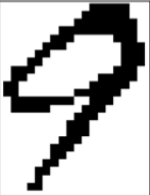
#> input picture Project/image2.png, 150 x 195 px; its folder holds only this picture in this run
$ python -i kmeans.py   (imports and definitions only)
#> lines starting #> are read from the running program, lines starting #| are printed output that depends on the picture
#> further down, picture is the input picture: shape (195, 150, 3); min 0, max 255, mean 186.8
#!/usr/bin/env python3
from importer import Importer
from svm import SVMFeatureExtractor
from base import DescriptorBase
import cv2
import math
import numpy

class KMeansDescriptor(DescriptorBase):
	def __init__(self, data=None):
		"""
		Constructor.

		Parameters:
			data (optional) -- numpy.array of size 64
		"""
		if data is None:
			super(KMeansDescriptor, self).__init__(size=144)
		else:
			assert len(data) == 144
			super(KMeansDescriptor, self).__init__(data)


class KMeansFeatureExtractor:

	def __init__(self):
		pass

	def __str__(self):
		return "KMeansFeatureExtractor"

	def __resize(self):
		self.resized = cv2.resize(self.image, (42, 42))
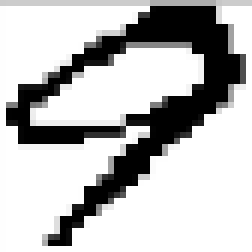
#> self.resized: shape (42, 42, 3) (shown 6 times larger); min 0, max 255, mean 188.6

	def __gradient(self):
		kernelY = numpy.array([0, -1, 0, 0, 0, 0, 0, 1, 0])
		kernelX = numpy.array([0, 0, 0, -1, 0, 1, 0, 0, 0])

		# Compute Y gradient
		self.yGradient = cv2.filter2D(self.resized, -1, kernelY)
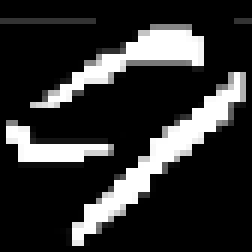
#> self.yGradient: shape (42, 42, 3) (shown 6 times larger); min 0, max 255, mean 48.7
		self.xGradient = cv2.filter2D(self.resized, -1, kernelX)
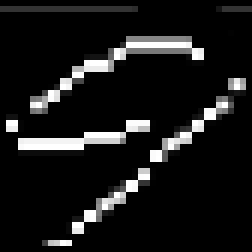
#> self.xGradient: shape (42, 42, 3) (shown 6 times larger); min 0, max 255, mean 24.6

	def __orientation_and_magnitude(self):
		self.o = numpy.zeros((42, 42))
		self.m = numpy.zeros((42, 42))
		for y in range(42):
			for x in range(42):
				# Do not divide by 0
				if (self.yGradient[x][y] == 0):
					continue
				self.m[x][y] = math.sqrt(math.pow(self.xGradient[x][y], 2) + math.pow(self.yGradient[x][y], 2))
				self.o[x][y] = math.atan2(self.yGradient[x][y], self.xGradient[x][y])
#> self.m: shape (42, 42) float64; every value is 0


	def __rad_to_bucket(self, rad):
		if (rad < 0):
			return math.floor((-rad / math.pi) * 2)
		else:
			return 2 + math.floor((rad / math.pi) * 2)

	def __histogram(self, row, col):
		histogram = [0, 0, 0, 0]
		for y in range(col, col+7):
			for x in range(row, row+7):
				bucket = self.__rad_to_bucket(self.o[x][y])
				histogram[bucket] += self.m[x][y]
		return histogram

	def __descriptor(self):
		descriptor = []
		for y in range(0, 42, 7):
			for x in range(0, 42, 7):
				histogram = self.__histogram(x, y)
				descriptor = descriptor + histogram
		return numpy.array(descriptor)


	def run(self, image):
		self.image = image
		if image.shape != (42, 42):
			self.__resize()
		self.__gradient()
		self.__orientation_and_magnitude()
		return KMeansDescriptor(self.__descriptor())

>>> import cv2
>>> picture = cv2.imread('image2.png')
#> (the run stopped early here; a loop or call above may not have finished)

$ run again, on Project/image3.png
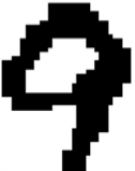
#> input picture Project/image3.png, 135 x 171 px
#> picture is the input picture: shape (171, 135, 3); min 0, max 255, mean 151.1
#> in __resize, `self.resized = cv2.resize(self.image, (42, 42))`:
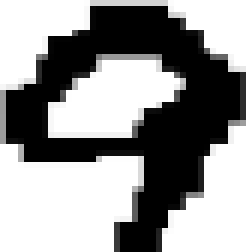
#> self.resized: shape (42, 42, 3) (shown 6 times larger); min 0, max 255, mean 151.5
#> in __gradient, `self.xGradient = cv2.filter2D(self.resized, -1, kernelX)`:
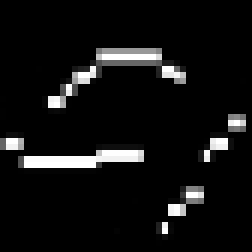
#> self.xGradient: shape (42, 42, 3) (shown 6 times larger); min 0, max 255, mean 17.3
